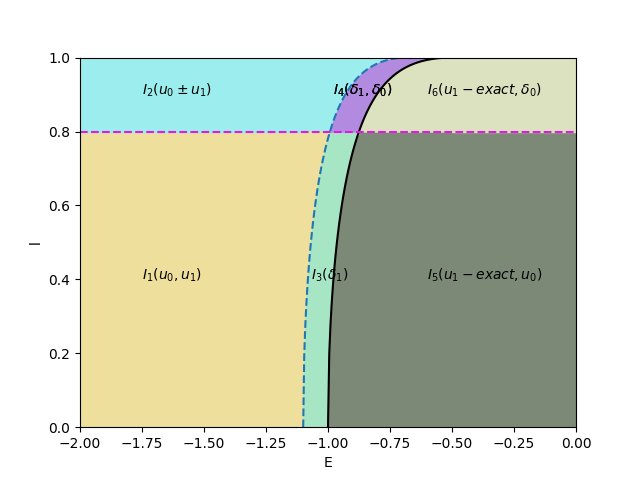

The script that saved this image:
import numpy as np
import matplotlib.pyplot as plt

def GFunc(x0,x1,F,N = 100):
    grid = np.linspace(x0,x1,N)
    values = F(grid)
    return (grid,values)
def GFunc1(x0,x1,F1,F2,N = 100):
    grid = np.linspace(x0,x1,N)
    values1 = F1(grid)
    values2 = F2(grid)
    return (grid,values1,values2)

Emin = -2
E1_pad = -1.1
E1 = -1
E2_pad = -0.7
E2 = -0.5

m_line_grid = np.linspace(-1,-0.5,100)
def m_line_func(x):
    return np.sqrt(2*(1+x))/(1.5+x)

m_line_grid1 = np.linspace(E1_pad,E2_pad,100)
def m_line_func1(x):
    return np.select([x<=E2_pad], [np.sqrt((-E1_pad+x)/(E2_pad-E1_pad))/(1 +1.2*(-E2_pad+x))],1)

plt.plot(m_line_grid,m_line_func(m_line_grid),color = 'black')
plt.plot(m_line_grid1,m_line_func1(m_line_grid1),linestyle='dashed')



plt.xlim((Emin,0))
plt.ylim((0,1))

E_intersec_blue = -0.99
plt.plot([Emin,0],[0.8,0.8],color = '#e219e5',linestyle='dashed')
plt.fill_between([Emin,E1_pad],[0.8,0.8],color = '#eedf9c') #Zone 1
plt.fill_between([Emin,E_intersec_blue],[0.8,0.8],[1 ,1],color = '#9ceeee') #Zone 2

E_b_grd = np.linspace(E1_pad,E_intersec_blue)
E_b_grd1 = np.linspace(E_intersec_blue,E2_pad)

plt.fill_between(E_b_grd1,m_line_func1(E_b_grd1),1+E_b_grd1*0,color = '#9ceeee') #Zone 2
plt.fill_between(E_b_grd,m_line_func1(E_b_grd),E_b_grd*0+0.8,color = '#eedf9c') #Zone 1

E_intersec_black = -0.88

plt.fill_between(*GFunc(E1_pad,E_intersec_blue,m_line_func1),color = '#a7e6c4')

m_grid1 = np.linspace(E_intersec_blue,E_intersec_black,100)
m_grid2 = np.linspace(E_intersec_black,-0.5,100)

L08_1 = m_grid1*0+0.8
black_1 = m_line_func(m_grid1)
blue_1 = m_line_func1(m_grid1)

black_2 = m_line_func(m_grid2)
blue_2 = m_line_func1(m_grid2)

plt.fill_between(m_grid1,black_1,L08_1,color = '#a7e6c4') #Zone 3

plt.fill_between(m_grid1,L08_1,blue_1,color = '#b28be0') #Zone 4
plt.fill_between(m_grid2,black_2 ,blue_2,color = '#b28be0') #Zone 4

plt.fill_between(*GFunc(-1,E_intersec_black,m_line_func),color = '#7c8976') #Zone 5
plt.fill_between([E_intersec_black,0],[0.8,0.8],color = '#7c8976') #Zone 5

plt.fill_between(*GFunc1(E_intersec_black,
                         -0.5,lambda x: x*0+0.8,
                         m_line_func),color = '#dce1bf') #Zone 6
plt.fill_between([-0.5,0],[0.8,0.8],[1,1],color = '#dce1bf') #Zone 6

plt.xlabel('E')
plt.ylabel('l')

#plt.plot([-1.1,-1.1],[0,1],linestyle='dashed')

plt.text(-1.75,0.4,r"$I_1(u_0, u_1)$") #Zone1
plt.text(-1.75,0.9,r"$I_2(u_0 \pm u_1)$") #Zone2

plt.text(-1.07,0.4,r"$I_3(\delta_1)$") #Zone3

plt.text(-0.98,0.9,r"$I_4(\delta_1,\delta_0)$") #Zone4

plt.text(-0.98,0.9,r"$I_4(\delta_1,\delta_0)$") #Zone4

plt.text(-0.6,0.4,r"$I_5(u_1 - exact,u_0)$") #Zone5

plt.text(-0.6,0.9,r"$I_6(u_1 - exact,\delta_0)$") #Zone6

plt.savefig('diagramm1.png')